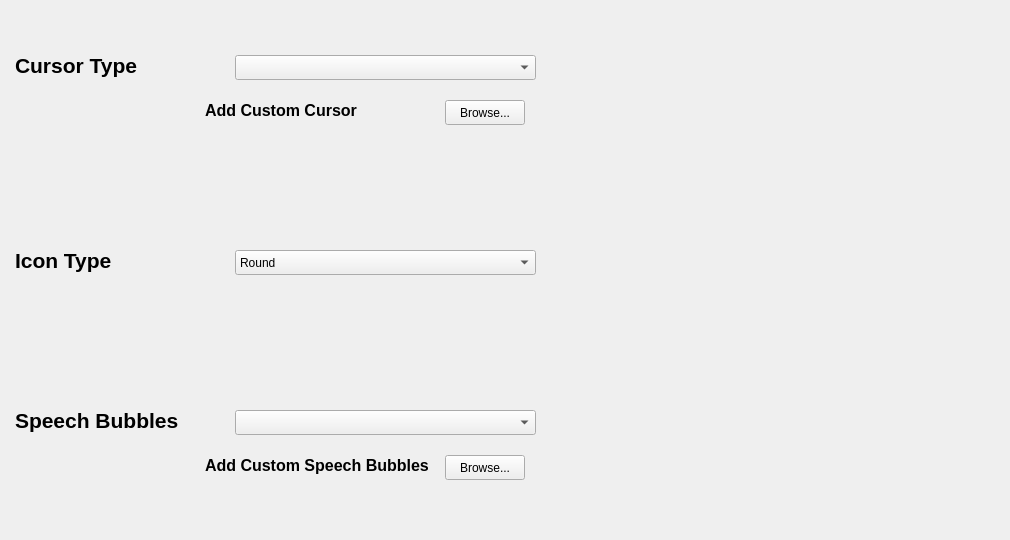
    <widget class="QWidget" name="OtherScreen">
     <attribute name="title">
      <string>Other</string>
     </attribute>
     <widget class="QFrame" name="cursoFrame">
      <property name="geometry">
       <rect>
        <x>10</x>
        <y>30</y>
        <width>561</width>
        <height>121</height>
       </rect>
      </property>
      <property name="frameShape">
       <enum>QFrame::NoFrame</enum>
      </property>
      <widget class="QComboBox" name="cursorDrop">
       <property name="geometry">
        <rect>
         <x>225</x>
         <y>25</y>
         <width>301</width>
         <height>25</height>
        </rect>
       </property>
      </widget>
      <widget class="QLabel" name="label_15">
       <property name="geometry">
        <rect>
         <x>5</x>
         <y>5</y>
         <width>211</width>
         <height>61</height>
        </rect>
       </property>
       <property name="font">
        <font>
         <pointsize>16</pointsize>
         <weight>75</weight>
         <bold>true</bold>
        </font>
       </property>
       <property name="text">
        <string>Cursor Type</string>
       </property>
      </widget>
      <widget class="QPushButton" name="cursorBrowse">
       <property name="geometry">
        <rect>
         <x>435</x>
         <y>70</y>
         <width>80</width>
         <height>25</height>
        </rect>
       </property>
       <property name="text">
        <string>Browse...</string>
       </property>
      </widget>
      <widget class="QLabel" name="label_17">
       <property name="geometry">
        <rect>
         <x>195</x>
         <y>65</y>
         <width>241</width>
         <height>30</height>
        </rect>
       </property>
       <property name="font">
        <font>
         <pointsize>12</pointsize>
         <weight>75</weight>
         <bold>true</bold>
        </font>
       </property>
       <property name="text">
        <string>Add Custom Cursor</string>
       </property>
      </widget>
     </widget>
     <widget class="QFrame" name="cursorPreviewFrame">
      <property name="geometry">
       <rect>
        <x>680</x>
        <y>10</y>
        <width>321</width>
        <height>166</height>
       </rect>
      </property>
      <property name="frameShape">
       <enum>QFrame::NoFrame</enum>
      </property>
      <widget class="QWidget" name="cursorPreview" native="true">
       <property name="geometry">
        <rect>
         <x>5</x>
         <y>5</y>
         <width>310</width>
         <height>155</height>
        </rect>
       </property>
      </widget>
     </widget>
     <widget class="QFrame" name="iconFrame">
      <property name="geometry">
       <rect>
        <x>10</x>
        <y>225</y>
        <width>561</width>
        <height>80</height>
       </rect>
      </property>
      <property name="frameShape">
       <enum>QFrame::NoFrame</enum>
      </property>
      <widget class="QComboBox" name="iconDrop">
       <property name="geometry">
        <rect>
         <x>225</x>
         <y>25</y>
         <width>301</width>
         <height>25</height>
        </rect>
       </property>
       <item>
        <property name="text">
         <string>Round</string>
        </property>
       </item>
       <item>
        <property name="text">
         <string>Sharp</string>
        </property>
       </item>
      </widget>
      <widget class="QLabel" name="label_20">
       <property name="geometry">
        <rect>
         <x>5</x>
         <y>5</y>
         <width>211</width>
         <height>61</height>
        </rect>
       </property>
       <property name="font">
        <font>
         <pointsize>16</pointsize>
         <weight>75</weight>
         <bold>true</bold>
        </font>
       </property>
       <property name="text">
        <string>Icon Type</string>
       </property>
      </widget>
     </widget>
     <widget class="QFrame" name="speechBubblesFrame">
      <property name="geometry">
       <rect>
        <x>10</x>
        <y>385</y>
        <width>561</width>
        <height>121</height>
       </rect>
      </property>
      <property name="frameShape">
       <enum>QFrame::NoFrame</enum>
      </property>
      <widget class="QComboBox" name="speechDrop">
       <property name="geometry">
        <rect>
         <x>225</x>
         <y>25</y>
         <width>301</width>
         <height>25</height>
        </rect>
       </property>
      </widget>
      <widget class="QLabel" name="label_23">
       <property name="geometry">
        <rect>
         <x>5</x>
         <y>5</y>
         <width>211</width>
         <height>61</height>
        </rect>
       </property>
       <property name="font">
        <font>
         <pointsize>16</pointsize>
         <weight>75</weight>
         <bold>true</bold>
        </font>
       </property>
       <property name="text">
        <string>Speech Bubbles</string>
       </property>
      </widget>
      <widget class="QPushButton" name="speechBrowse">
       <property name="geometry">
        <rect>
         <x>435</x>
         <y>70</y>
         <width>80</width>
         <height>25</height>
        </rect>
       </property>
       <property name="text">
        <string>Browse...</string>
       </property>
      </widget>
      <widget class="QLabel" name="label_24">
       <property name="geometry">
        <rect>
         <x>195</x>
         <y>65</y>
         <width>241</width>
         <height>30</height>
        </rect>
       </property>
       <property name="font">
        <font>
         <pointsize>12</pointsize>
         <weight>75</weight>
         <bold>true</bold>
        </font>
       </property>
       <property name="text">
        <string>Add Custom Speech Bubbles</string>
       </property>
      </widget>
     </widget>
     <widget class="QFrame" name="speechBubblePreviewFrame">
      <property name="geometry">
       <rect>
        <x>680</x>
        <y>365</y>
        <width>321</width>
        <height>166</height>
       </rect>
      </property>
      <property name="frameShape">
       <enum>QFrame::NoFrame</enum>
      </property>
      <widget class="QWidget" name="speechBubblePreview" native="true">
       <property name="geometry">
        <rect>
         <x>5</x>
         <y>5</y>
         <width>310</width>
         <height>155</height>
        </rect>
       </property>
      </widget>
     </widget>
    </widget>
